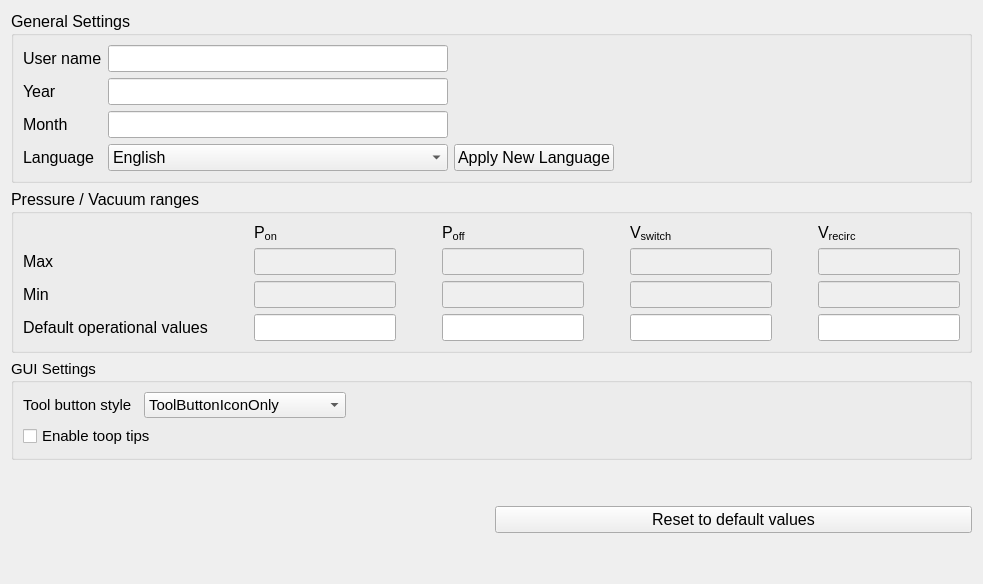
           <widget class="QWidget" name="page_0">
            <layout class="QGridLayout" name="gridLayout_7">
             <item row="6" column="1">
              <spacer name="verticalSpacer_5">
               <property name="orientation">
                <enum>Qt::Vertical</enum>
               </property>
               <property name="sizeType">
                <enum>QSizePolicy::Minimum</enum>
               </property>
               <property name="sizeHint" stdset="0">
                <size>
                 <width>20</width>
                 <height>40</height>
                </size>
               </property>
              </spacer>
             </item>
             <item row="1" column="0" colspan="2">
              <widget class="QGroupBox" name="groupBox_generalSettings_2">
               <property name="minimumSize">
                <size>
                 <width>0</width>
                 <height>100</height>
                </size>
               </property>
               <property name="font">
                <font>
                 <pointsize>12</pointsize>
                </font>
               </property>
               <property name="title">
                <string>Pressure / Vacuum ranges</string>
               </property>
               <layout class="QGridLayout" name="gridLayout_14">
                <item row="1" column="7">
                 <spacer name="horizontalSpacer_11">
                  <property name="orientation">
                   <enum>Qt::Horizontal</enum>
                  </property>
                  <property name="sizeHint" stdset="0">
                   <size>
                    <width>40</width>
                    <height>20</height>
                   </size>
                  </property>
                 </spacer>
                </item>
                <item row="1" column="1">
                 <spacer name="horizontalSpacer_6">
                  <property name="orientation">
                   <enum>Qt::Horizontal</enum>
                  </property>
                  <property name="sizeHint" stdset="0">
                   <size>
                    <width>40</width>
                    <height>20</height>
                   </size>
                  </property>
                 </spacer>
                </item>
                <item row="2" column="4">
                 <widget class="QLineEdit" name="lineEdit_p_off_min">
                  <property name="enabled">
                   <bool>false</bool>
                  </property>
                  <property name="accessibleDescription">
                   <string/>
                  </property>
                  <property name="text">
                   <string notr="true"/>
                  </property>
                 </widget>
                </item>
                <item row="2" column="6">
                 <widget class="QLineEdit" name="lineEdit_v_switch_min">
                  <property name="enabled">
                   <bool>false</bool>
                  </property>
                  <property name="accessibleDescription">
                   <string/>
                  </property>
                  <property name="text">
                   <string notr="true"/>
                  </property>
                 </widget>
                </item>
                <item row="2" column="8">
                 <widget class="QLineEdit" name="lineEdit_v_recirc_min">
                  <property name="enabled">
                   <bool>false</bool>
                  </property>
                  <property name="accessibleDescription">
                   <string/>
                  </property>
                  <property name="text">
                   <string notr="true"/>
                  </property>
                 </widget>
                </item>
                <item row="1" column="6">
                 <widget class="QLineEdit" name="lineEdit_v_switch_max">
                  <property name="enabled">
                   <bool>false</bool>
                  </property>
                  <property name="accessibleDescription">
                   <string/>
                  </property>
                  <property name="text">
                   <string notr="true"/>
                  </property>
                 </widget>
                </item>
                <item row="1" column="5">
                 <spacer name="horizontalSpacer_7">
                  <property name="orientation">
                   <enum>Qt::Horizontal</enum>
                  </property>
                  <property name="sizeHint" stdset="0">
                   <size>
                    <width>40</width>
                    <height>20</height>
                   </size>
                  </property>
                 </spacer>
                </item>
                <item row="1" column="3">
                 <spacer name="horizontalSpacer_8">
                  <property name="orientation">
                   <enum>Qt::Horizontal</enum>
                  </property>
                  <property name="sizeHint" stdset="0">
                   <size>
                    <width>40</width>
                    <height>20</height>
                   </size>
                  </property>
                 </spacer>
                </item>
                <item row="1" column="4">
                 <widget class="QLineEdit" name="lineEdit_p_off_max">
                  <property name="enabled">
                   <bool>false</bool>
                  </property>
                  <property name="accessibleDescription">
                   <string/>
                  </property>
                  <property name="text">
                   <string notr="true"/>
                  </property>
                 </widget>
                </item>
                <item row="0" column="4">
                 <widget class="QLabel" name="label_25">
                  <property name="text">
                   <string notr="true">&lt;html&gt;&lt;head/&gt;&lt;body&gt;&lt;p&gt; P&lt;span style=&quot; vertical-align:sub;&quot;&gt;off&lt;/span&gt;&lt;/p&gt;&lt;/body&gt;&lt;/html&gt;</string>
                  </property>
                 </widget>
                </item>
                <item row="0" column="2">
                 <widget class="QLabel" name="label_27">
                  <property name="text">
                   <string notr="true">&lt;html&gt;&lt;head/&gt;&lt;body&gt;&lt;p&gt; P&lt;span style=&quot; vertical-align:sub;&quot;&gt;on&lt;/span&gt;&lt;/p&gt;&lt;/body&gt;&lt;/html&gt;</string>
                  </property>
                 </widget>
                </item>
                <item row="0" column="6">
                 <widget class="QLabel" name="label_26">
                  <property name="text">
                   <string notr="true">&lt;html&gt;&lt;head/&gt;&lt;body&gt;&lt;p&gt; V&lt;span style=&quot; vertical-align:sub;&quot;&gt;switch&lt;/span&gt;&lt;/p&gt;&lt;/body&gt;&lt;/html&gt;</string>
                  </property>
                 </widget>
                </item>
                <item row="1" column="8">
                 <widget class="QLineEdit" name="lineEdit_v_recirc_max">
                  <property name="enabled">
                   <bool>false</bool>
                  </property>
                  <property name="accessibleDescription">
                   <string/>
                  </property>
                  <property name="text">
                   <string notr="true"/>
                  </property>
                 </widget>
                </item>
                <item row="1" column="0">
                 <widget class="QLabel" name="label_29">
                  <property name="text">
                   <string>Max</string>
                  </property>
                 </widget>
                </item>
                <item row="2" column="0">
                 <widget class="QLabel" name="label_30">
                  <property name="text">
                   <string>Min</string>
                  </property>
                 </widget>
                </item>
                <item row="3" column="0">
                 <widget class="QLabel" name="label_28">
                  <property name="text">
                   <string>Default operational values</string>
                  </property>
                 </widget>
                </item>
                <item row="1" column="2">
                 <widget class="QLineEdit" name="lineEdit_p_on_max">
                  <property name="enabled">
                   <bool>false</bool>
                  </property>
                  <property name="accessibleDescription">
                   <string/>
                  </property>
                  <property name="text">
                   <string notr="true"/>
                  </property>
                 </widget>
                </item>
                <item row="0" column="8">
                 <widget class="QLabel" name="label_31">
                  <property name="text">
                   <string notr="true">&lt;html&gt;&lt;head/&gt;&lt;body&gt;&lt;p&gt; V&lt;span style=&quot; vertical-align:sub;&quot;&gt;recirc&lt;/span&gt;&lt;/p&gt;&lt;/body&gt;&lt;/html&gt;</string>
                  </property>
                 </widget>
                </item>
                <item row="2" column="2">
                 <widget class="QLineEdit" name="lineEdit_p_on_min">
                  <property name="enabled">
                   <bool>false</bool>
                  </property>
                  <property name="accessibleDescription">
                   <string/>
                  </property>
                  <property name="text">
                   <string notr="true"/>
                  </property>
                 </widget>
                </item>
                <item row="3" column="2">
                 <widget class="QLineEdit" name="lineEdit_p_on_default">
                  <property name="toolTip">
                   <string>&lt;html&gt;&lt;head/&gt;&lt;body&gt;&lt;p&gt;Default operational value for P&lt;span style=&quot; vertical-align:sub;&quot;&gt;on&lt;/span&gt;&lt;/p&gt;&lt;/body&gt;&lt;/html&gt;</string>
                  </property>
                  <property name="accessibleDescription">
                   <string/>
                  </property>
                  <property name="text">
                   <string notr="true"/>
                  </property>
                 </widget>
                </item>
                <item row="3" column="4">
                 <widget class="QLineEdit" name="lineEdit_p_off_default">
                  <property name="accessibleDescription">
                   <string/>
                  </property>
                  <property name="text">
                   <string notr="true"/>
                  </property>
                 </widget>
                </item>
                <item row="3" column="6">
                 <widget class="QLineEdit" name="lineEdit_v_switch_default">
                  <property name="accessibleDescription">
                   <string/>
                  </property>
                  <property name="text">
                   <string notr="true"/>
                  </property>
                 </widget>
                </item>
                <item row="3" column="8">
                 <widget class="QLineEdit" name="lineEdit_v_recirc_default">
                  <property name="accessibleDescription">
                   <string/>
                  </property>
                  <property name="text">
                   <string notr="true"/>
                  </property>
                 </widget>
                </item>
               </layout>
              </widget>
             </item>
             <item row="0" column="0" colspan="2">
              <widget class="QGroupBox" name="groupBox_generalSettings">
               <property name="minimumSize">
                <size>
                 <width>0</width>
                 <height>100</height>
                </size>
               </property>
               <property name="font">
                <font>
                 <pointsize>12</pointsize>
                </font>
               </property>
               <property name="title">
                <string>General Settings</string>
               </property>
               <layout class="QGridLayout" name="gridLayout_13">
                <item row="2" column="0">
                 <widget class="QLabel" name="label_19">
                  <property name="text">
                   <string>Month</string>
                  </property>
                 </widget>
                </item>
                <item row="1" column="1">
                 <widget class="QLineEdit" name="lineEdit_year">
                  <property name="accessibleDescription">
                   <string/>
                  </property>
                  <property name="text">
                   <string notr="true"/>
                  </property>
                 </widget>
                </item>
                <item row="3" column="1">
                 <widget class="QComboBox" name="comboBox_language">
                  <property name="currentText">
                   <string notr="true">English</string>
                  </property>
                  <property name="iconSize">
                   <size>
                    <width>50</width>
                    <height>30</height>
                   </size>
                  </property>
                  <item>
                   <property name="text">
                    <string>English</string>
                   </property>
                   <property name="icon">
                    <iconset>
                     <normaloff>icons/english.png</normaloff>icons/english.png</iconset>
                   </property>
                  </item>
                  <item>
                   <property name="text">
                    <string>Svenska</string>
                   </property>
                   <property name="icon">
                    <iconset>
                     <normaloff>icons/svenska.png</normaloff>icons/svenska.png</iconset>
                   </property>
                  </item>
                  <item>
                   <property name="text">
                    <string>Italiano</string>
                   </property>
                   <property name="icon">
                    <iconset>
                     <normaloff>icons/italiano.png</normaloff>icons/italiano.png</iconset>
                   </property>
                  </item>
                 </widget>
                </item>
                <item row="0" column="0">
                 <widget class="QLabel" name="label_17">
                  <property name="text">
                   <string>User name</string>
                  </property>
                 </widget>
                </item>
                <item row="0" column="1">
                 <widget class="QLineEdit" name="lineEdit_userName">
                  <property name="accessibleName">
                   <string/>
                  </property>
                  <property name="accessibleDescription">
                   <string/>
                  </property>
                  <property name="text">
                   <string notr="true"/>
                  </property>
                 </widget>
                </item>
                <item row="2" column="1">
                 <widget class="QLineEdit" name="lineEdit_month">
                  <property name="accessibleDescription">
                   <string/>
                  </property>
                  <property name="text">
                   <string notr="true"/>
                  </property>
                 </widget>
                </item>
                <item row="1" column="0">
                 <widget class="QLabel" name="label_22">
                  <property name="text">
                   <string>Year</string>
                  </property>
                 </widget>
                </item>
                <item row="3" column="0">
                 <widget class="QLabel" name="label_15">
                  <property name="text">
                   <string>Language</string>
                  </property>
                 </widget>
                </item>
                <item row="3" column="2">
                 <widget class="QPushButton" name="pushButton_2">
                  <property name="text">
                   <string>Apply New Language</string>
                  </property>
                 </widget>
                </item>
                <item row="3" column="3">
                 <spacer name="horizontalSpacer_3">
                  <property name="orientation">
                   <enum>Qt::Horizontal</enum>
                  </property>
                  <property name="sizeHint" stdset="0">
                   <size>
                    <width>40</width>
                    <height>20</height>
                   </size>
                  </property>
                 </spacer>
                </item>
                <item row="0" column="2" colspan="2">
                 <spacer name="horizontalSpacer_5">
                  <property name="orientation">
                   <enum>Qt::Horizontal</enum>
                  </property>
                  <property name="sizeHint" stdset="0">
                   <size>
                    <width>40</width>
                    <height>20</height>
                   </size>
                  </property>
                 </spacer>
                </item>
               </layout>
              </widget>
             </item>
             <item row="2" column="0" rowspan="2" colspan="2">
              <widget class="QGroupBox" name="groupBox_GUISettings">
               <property name="enabled">
                <bool>true</bool>
               </property>
               <property name="font">
                <font>
                 <pointsize>11</pointsize>
                </font>
               </property>
               <property name="title">
                <string>GUI Settings</string>
               </property>
               <layout class="QGridLayout" name="gridLayout_11">
                <item row="0" column="2">
                 <widget class="QComboBox" name="comboBox_toolButtonStyle">
                  <property name="accessibleDescription">
                   <string notr="true"/>
                  </property>
                  <property name="currentText">
                   <string notr="true">ToolButtonIconOnly</string>
                  </property>
                  <item>
                   <property name="text">
                    <string>ToolButtonIconOnly</string>
                   </property>
                  </item>
                  <item>
                   <property name="text">
                    <string>ToolButtonTextOnly</string>
                   </property>
                  </item>
                  <item>
                   <property name="text">
                    <string>ToolButtonTextBesideIcon</string>
                   </property>
                  </item>
                  <item>
                   <property name="text">
                    <string>ToolButtonTextUnderIcon</string>
                   </property>
                  </item>
                  <item>
                   <property name="text">
                    <string>ToolButtonFollowStyle</string>
                   </property>
                  </item>
                 </widget>
                </item>
                <item row="0" column="0">
                 <widget class="QLabel" name="label_16">
                  <property name="text">
                   <string>Tool button style</string>
                  </property>
                 </widget>
                </item>
                <item row="0" column="3">
                 <spacer name="horizontalSpacer_2">
                  <property name="orientation">
                   <enum>Qt::Horizontal</enum>
                  </property>
                  <property name="sizeHint" stdset="0">
                   <size>
                    <width>40</width>
                    <height>20</height>
                   </size>
                  </property>
                 </spacer>
                </item>
                <item row="1" column="0" colspan="3">
                 <widget class="QCheckBox" name="checkBox_enableToolTips">
                  <property name="text">
                   <string>Enable toop tips</string>
                  </property>
                 </widget>
                </item>
               </layout>
              </widget>
             </item>
             <item row="4" column="1">
              <spacer name="verticalSpacer_4">
               <property name="orientation">
                <enum>Qt::Vertical</enum>
               </property>
               <property name="sizeHint" stdset="0">
                <size>
                 <width>20</width>
                 <height>40</height>
                </size>
               </property>
              </spacer>
             </item>
             <item row="5" column="1">
              <widget class="QPushButton" name="pushButton_toDefault">
               <property name="font">
                <font>
                 <pointsize>12</pointsize>
                </font>
               </property>
               <property name="toolTip">
                <string>&lt;html&gt;&lt;head/&gt;&lt;body&gt;&lt;p&gt;Reset settings to default values&lt;/p&gt;&lt;/body&gt;&lt;/html&gt;</string>
               </property>
               <property name="text">
                <string>Reset to default values</string>
               </property>
              </widget>
             </item>
            </layout>
           </widget>
